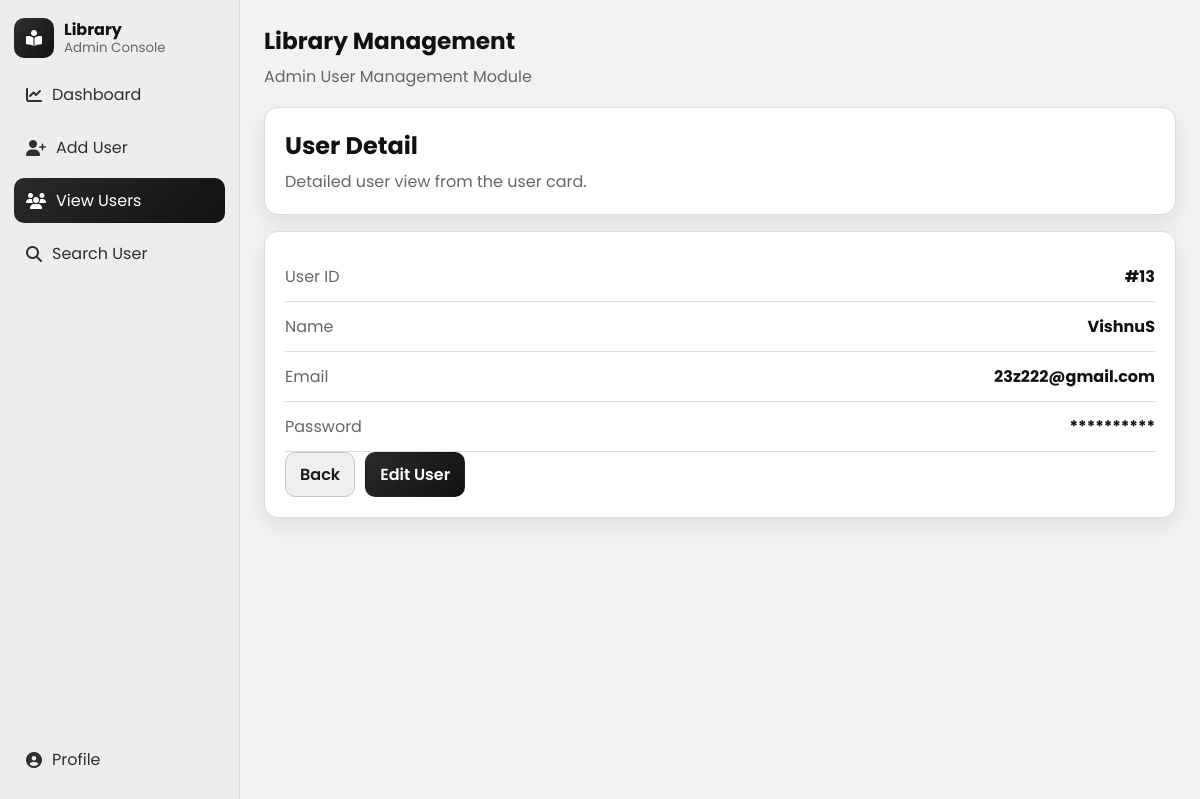
The page /users/13 on the database its author committed.
### tables this page shows
CREATE TABLE users
                     (id INTEGER PRIMARY KEY AUTOINCREMENT,
                      name TEXT NOT NULL,
                      email TEXT NOT NULL,
                      phone TEXT, password TEXT NOT NULL DEFAULT '');

### app.py (the view)
@app.route("/users/<int:user_id>")
def user_detail(user_id):
    user = fetch_user(user_id)
    if not user:
        flash("User not found.", "warning")
        return redirect(url_for("view_users"))
    return render_template("user_detail.html", user=user)

### app.py (called while the page is built)
def fetch_user(user_id):
    with get_connection() as conn:
        return conn.execute(
            "SELECT id, name, email, password FROM users WHERE id = ?",
            (user_id,),
        ).fetchone()

### database.py (called while the page is built)
def get_connection():
    conn = sqlite3.connect(DATABASE_PATH)
    conn.row_factory = sqlite3.Row
    return conn

### templates/user_detail.html (shortened to what this page needs)
{% extends "base.html" %}
{% block content %}
<section class="page-heading">
    <h1>User Detail</h1>
    <p>Detailed user view from the user card.</p>
</section>
<section class="detail-card">
    <div class="detail-row">
        <span>User ID</span>
        <strong>#{{ user.id }}</strong>
    </div>
    <div class="detail-row">
        <span>Name</span>
        <strong>{{ user.name }}</strong>
    </div>
    <div class="detail-row">
        <span>Email</span>
        <strong>{{ user.email }}</strong>
    </div>
    <div class="detail-row">
        <span>Password</span>
        <strong>{{ '*' * (user.password|length) }}</strong>
    </div>
    <div class="form-actions">
        <a class="btn btn-light" href="{{ url_for('view_users') }}">Back</a>
        <a class="btn btn-primary" href="{{ url_for('update_user', user_id=user.id) }}">Edit User</a>
    </div>
</section>
{% endblock %}

### static/css/style.css (style rules this page uses)
:root { --bg: #f2f2f2; --surface: #ffffff; --surface-soft: #f7f7f7; --text: #111111; --muted: #666666; --line: #dddddd; --primary: #2a2a2a; --primary-dark: #1a1a1a; --danger: #2f2f2f; --danger-dark: #1f1f1f; --radius: 14px; --shadow: 0 8px 22px rgba(0, 0, 0, 0.08); }
* { box-sizing: border-box; }
body { margin: 0; font-family: "Poppins", sans-serif; color: var(--text); background: var(--bg); }
.hero, .page-heading, .form-card, .profile-card, .detail-card, .empty-state, .table-card { background: var(--surface); border: 1px solid var(--line); border-radius: var(--radius); box-shadow: var(--shadow); }
.hero, .page-heading, .form-card, .profile-card, .detail-card, .table-card { padding: 20px; }
.hero h1, .page-heading h1 { margin: 0 0 6px; font-size: clamp(1.2rem, 2vw, 1.7rem); }
.hero p, .page-heading p { margin: 0; color: var(--muted); }
.page-heading { margin-bottom: 16px; }
.toolbar-actions, .user-card-actions, .form-actions, .action-group { display: flex; align-items: center; gap: 10px; }
.btn { border: 1px solid transparent; border-radius: 10px; padding: 9px 14px; font-family: inherit; font-weight: 600; cursor: pointer; text-decoration: none; display: inline-flex; align-items: center; justify-content: center; transition: background 0.2s ease, transform 0.2s ease; }
.btn-primary { color: #fff; background: linear-gradient(135deg, var(--primary), #111111); }
.btn-light { color: #1a1a1a; border-color: #c8c8c8; background: #efefef; }
.detail-row, .profile-item { display: flex; justify-content: space-between; align-items: center; gap: 10px; padding: 12px 0; border-bottom: 1px solid var(--line); }
.detail-row span, .profile-item span { color: var(--muted); }

### rows shown on the page
users: id "13", name "VishnuS", email "23z222@gmail.com"

### other values the page prints
{{ '*' * (user.password|length) }} "**********"
